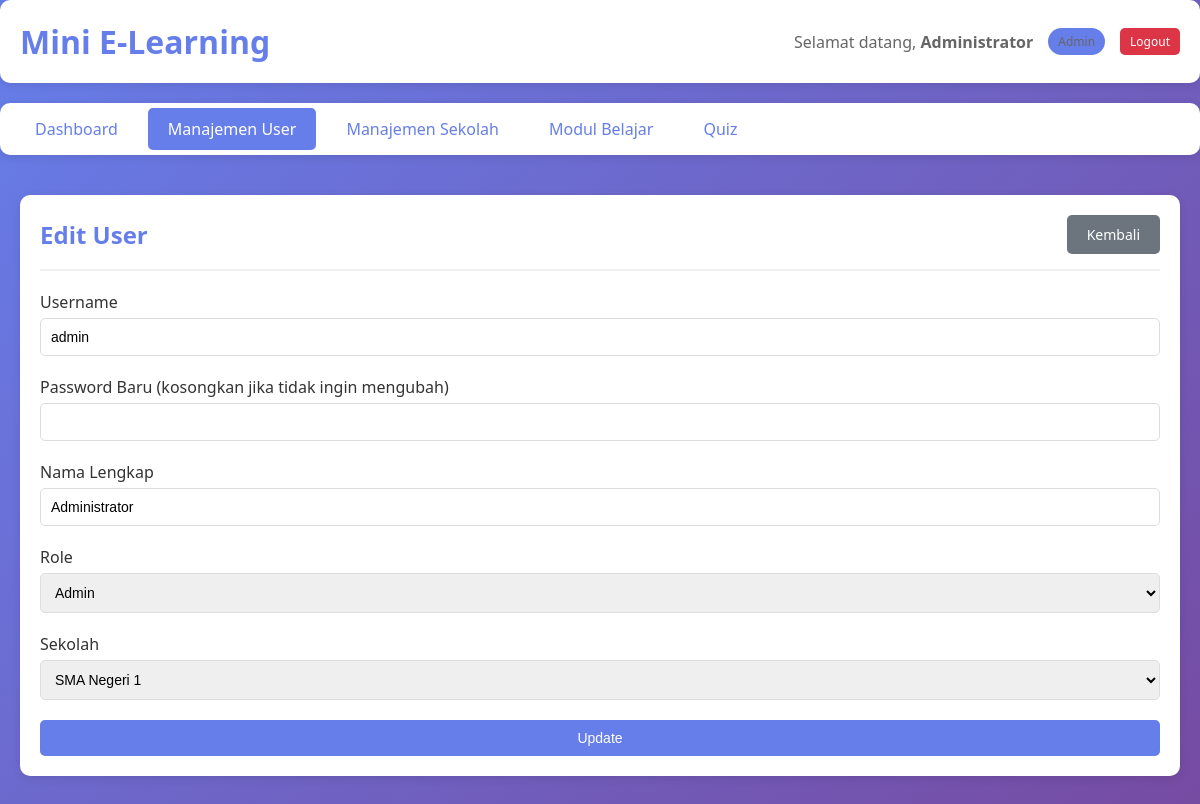
/public/?page=user&action=edit&id=1 (signed in), run on the app's committed database.
### tables this page shows
CREATE TABLE IF NOT EXISTS users (
    id INT AUTO_INCREMENT PRIMARY KEY,
    username VARCHAR(100) NOT NULL UNIQUE,
    password VARCHAR(255) NOT NULL,
    nama VARCHAR(255) NOT NULL,
    role ENUM('admin', 'user') NOT NULL DEFAULT 'user',
    sekolah_id INT,
    created_at TIMESTAMP DEFAULT CURRENT_TIMESTAMP,
    FOREIGN KEY (sekolah_id) REFERENCES sekolah(id) ON DELETE SET NULL
);

CREATE TABLE IF NOT EXISTS sekolah (
    id INT AUTO_INCREMENT PRIMARY KEY,
    nama_sekolah VARCHAR(255) NOT NULL,
    alamat TEXT,
    created_at TIMESTAMP DEFAULT CURRENT_TIMESTAMP
);

### app/controllers/user_controller.php (called while the page is built, shortened)
<?php
require_once __DIR__ . '/../models/user_model.php';
require_once __DIR__ . '/../models/sekolah_model.php';
function user_edit_form() {
    $id = $_GET['id'] ?? 0;
    $user = get_user_by_id($id);
    $sekolah_list = get_all_sekolah();
    include __DIR__ . '/../views/user/edit.php';
}
?>

### app/models/user_model.php (called while the page is built, shortened)
<?php
require_once __DIR__ . '/db_functions.php';
function get_user_by_id($id) {
    $sql = "SELECT u.id, u.username, u.nama, u.role, u.sekolah_id, u.created_at, s.nama_sekolah
            FROM users u
            LEFT JOIN sekolah s ON u.sekolah_id = s.id
            WHERE u.id = ?";
    return db_fetch_one($sql, [$id]);
}
?>

### app/models/db_functions.php (called while the page is built, shortened)
<?php
function db_query($sql, $params = []) {
    $conn = get_db_connection();
    try {
        $stmt = $conn->prepare($sql);
        $stmt->execute($params);
        return $stmt;
    } catch (PDOException $e) {
        error_log("Database error: " . $e->getMessage());
        return false;
    }
}
function db_fetch_all($sql, $params = []) {
    $stmt = db_query($sql, $params);
    if ($stmt) {
        return $stmt->fetchAll();
    }
    return [];
}
function db_fetch_one($sql, $params = []) {
    $stmt = db_query($sql, $params);
    if ($stmt) {
        return $stmt->fetch();
    }
    return false;
}
?>

### app/models/sekolah_model.php (called while the page is built, shortened)
<?php
require_once __DIR__ . '/db_functions.php';
function get_all_sekolah() {
    $sql = "SELECT * FROM sekolah ORDER BY nama_sekolah";
    return db_fetch_all($sql);
}
?>

### app/views/user/edit.php (the view, shortened to what this page needs)
<?php
require_once __DIR__ . '/../layouts/header.php';
?>
<div class="container">
    <div class="card">
        <div class="card-header">
            <h2>Edit User</h2>
            <a href="<?php echo APP_URL; ?>?page=user&action=list" class="btn btn-secondary">Kembali</a>
        </div>
        <form method="POST" action="<?php echo APP_URL; ?>?page=user&action=update">
            <div class="form-group">
                <label for="username">Username</label>
                <input type="text" id="username" name="username" value="<?php echo htmlspecialchars($user['username']); ?>" required>
            </div>
            <div class="form-group">
                <label for="password">Password Baru (kosongkan jika tidak ingin mengubah)</label>
                <input type="password" id="password" name="password">
            </div>
            <div class="form-group">
                <label for="nama">Nama Lengkap</label>
                <input type="text" id="nama" name="nama" value="<?php echo htmlspecialchars($user['nama']); ?>" required>
            </div>
            <div class="form-group">
                <label for="role">Role</label>
                <select id="role" name="role" required>
                    <option value="admin" <?php echo $user['role'] === 'admin' ? 'selected' : ''; ?>>Admin</option>
                </select>
            </div>
            <div class="form-group">
                <label for="sekolah_id">Sekolah</label>
                <select id="sekolah_id" name="sekolah_id">
                    <?php foreach ($sekolah_list as $sekolah): ?>
                        <option value="<?php echo $sekolah['id']; ?>"
                                <?php echo $user['sekolah_id'] == $sekolah['id'] ? 'selected' : ''; ?>>
                            <?php echo htmlspecialchars($sekolah['nama_sekolah']); ?>
                        </option>
                    <?php endforeach; ?>
                </select>
            </div>
            <button type="submit" class="btn btn-primary">Update</button>
        </form>
    </div>
</div>
<?php require_once __DIR__ . '/../layouts/footer.php'; ?>

### app/assets/css/style.css (style rules this page uses)
* { margin: 0; padding: 0; box-sizing: border-box; }
body { font-family: 'Segoe UI', Tahoma, Geneva, Verdana, sans-serif; background: linear-gradient(135deg, #667eea 0%, #764ba2 100%); min-height: 100vh; color: #333; }
.container { max-width: 1200px; margin: 0 auto; padding: 20px; }
.card { background: white; padding: 20px; border-radius: 10px; margin-bottom: 20px; box-shadow: 0 2px 10px rgba(0, 0, 0, 0.1); }
.card-header { display: flex; justify-content: space-between; align-items: center; margin-bottom: 20px; padding-bottom: 15px; border-bottom: 2px solid #f0f0f0; }
.card-header h2 { color: #667eea; }
.form-group { margin-bottom: 20px; }
.form-group label { display: block; margin-bottom: 5px; color: #333; font-weight: 500; }
.form-group input, .form-group select, .form-group textarea { width: 100%; padding: 10px; border: 1px solid #ddd; border-radius: 5px; font-size: 14px; }
.btn { padding: 10px 20px; border: none; border-radius: 5px; cursor: pointer; font-size: 14px; text-decoration: none; display: inline-block; transition: all 0.3s; }
.btn-primary { background: #667eea; color: white; width: 100%; }
.btn-secondary { background: #6c757d; color: white; }

### data on the page
users: username "admin", nama "Administrator", role "Admin", sekolah_id "SMA Negeri 1"

### other printed values
APP_NAME "Mini E-Learning"
$_SESSION['nama'] "Administrator"
$_SESSION['role'] "Admin"
